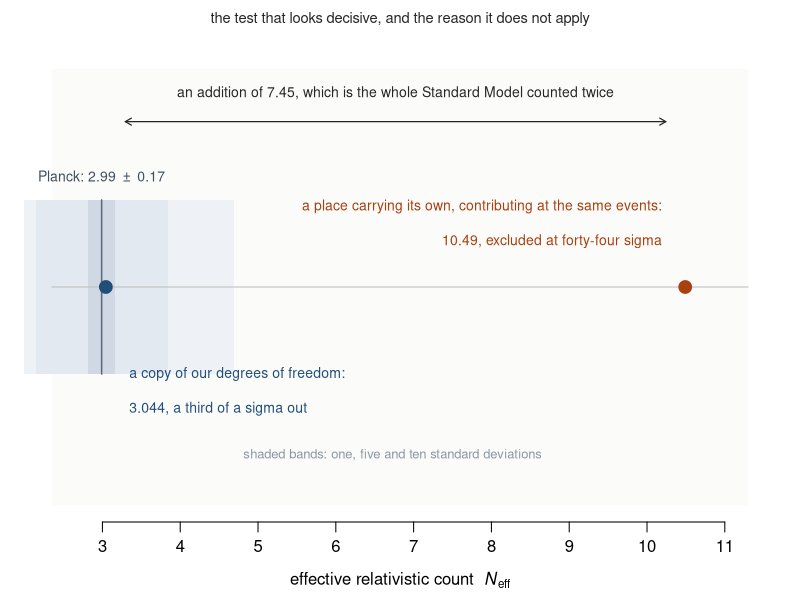
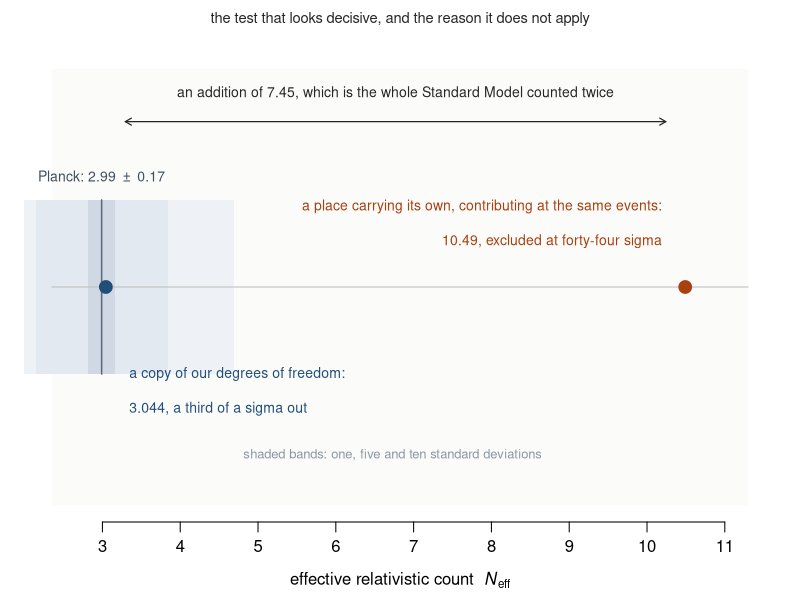

R code for these plots, in order:
#!/usr/bin/env Rscript
# fig_neff.R -- Section 8: the arithmetic that looks decisive and is not.
#
# Write the radiation density as rho_rad = rho_gamma (1 + 0.2271 N_eff), with
# 0.2271 = (7/8)(4/11)^(4/3). The Standard Model's 1.691 rho_gamma, duplicated by a partner
# sheet contributing at the same events, is an addition of 7.45 in N_eff units. Planck
# measures 2.99 +/- 0.17. The copy reading sits a third of a sigma away; the place reading
# is excluded at forty-four.
#
# The figure exists to show how wide that gap is, and the caption to say why the paper does
# NOT claim the exclusion: the fold puts the two sheets at different events, so the doubling
# never happens and both readings predict 3.044. Arithmetic: checks/calc/neff_silence_test.R

conv  <- (7/8) * (4/11)^(4/3)
sm    <- 3.044
rho_sm<- 1 + conv * sm
place <- (2 * rho_sm - 1) / conv
meas  <- 2.99; sig <- 0.17
stopifnot(abs(conv - 0.2271) < 5e-5, abs(rho_sm - 1.691) < 5e-4,
          abs(place - 10.49) < 5e-3)
cat(sprintf("  conversion %.4f, SM density %.4f rho_gamma, place reading %.2f\n", conv, rho_sm, place))
cat(sprintf("  copy  %.3f -> %.2f sigma from Planck\n", sm, abs(sm - meas)/sig))
cat(sprintf("  place %.2f  -> %.1f sigma from Planck\n", place, abs(place - meas)/sig))

ink <- "grey15"; ok <- "#1f4e79"; no <- "#a8400f"; band <- "#cfd8e3"
draw <- function() {
  par(mar = c(3.9, 1.2, 2.6, 1.2), mgp = c(2.5, 0.7, 0), xpd = FALSE)
  plot(NA, xlim = c(2.35, 11.3), ylim = c(0, 1), axes = FALSE,
       xlab = expression(paste("effective relativistic count  ", italic(N)[eff])), ylab = "")
  rect(2.35, 0, 11.3, 1, col = "#fbfbfa", border = NA)
  axis(1, at = c(3, 4, 5, 6, 7, 8, 9, 10, 11))

  # Planck, and the same band at five and ten sigma so the reader can count the gap.
  for (k in c(10, 5)) rect(meas - k*sig, 0.30, meas + k*sig, 0.70,
                           col = if (k == 10) "#eef2f6" else "#e2e9f0", border = NA)
  rect(meas - sig, 0.30, meas + sig, 0.70, col = band, border = NA)
  segments(meas, 0.30, meas, 0.70, col = "#5b6b7d", lwd = 1.5)
  text(meas, 0.755, expression(paste("Planck: 2.99 ", {} %+-% {}, " 0.17")), col = "#41505f",
       cex = 0.84, adj = 0.5)


  segments(2.35, 0.50, 11.3, 0.50, col = "grey75", lwd = 1)

  points(sm, 0.50, pch = 19, cex = 1.7, col = ok)
  text(sm + 0.30, 0.300, "a copy of our degrees of freedom:", col = ok, cex = 0.84, adj = 0)
  text(sm + 0.30, 0.220, "3.044, a third of a sigma out", col = ok, cex = 0.84, adj = 0)
  text(meas + 10*sig + 0.12, 0.115, "shaded bands: one, five and ten standard deviations",
       col = "#8a97a4", cex = 0.78, adj = 0)

  points(place, 0.50, pch = 19, cex = 1.7, col = no)
  text(place - 0.30, 0.685, "a place carrying its own, contributing at the same events:",
       col = no, cex = 0.84, adj = 1)
  text(place - 0.30, 0.605, "10.49, excluded at forty-four sigma", col = no, cex = 0.84, adj = 1)

  arrows(sm + 0.25, 0.88, place - 0.25, 0.88, code = 3, length = 0.07, col = ink, lwd = 1.2)
  text((sm + place)/2, 0.945, "an addition of 7.45, which is the whole Standard Model counted twice",
       col = ink, cex = 0.84, adj = 0.5)
  mtext("the test that looks decisive, and the reason it does not apply", side = 3,
        line = 1.25, cex = 0.88, col = ink)
}
for (f in c("paper/fig_companion_neff.pdf", "paper/fig_companion_neff.png")) {
  if (grepl("pdf$", f)) pdf(f, width = 7.8, height = 3.5) else png(f, width = 1210, height = 545, res = 150)
  draw(); invisible(dev.off()); cat("  wrote", f, "\n")
}
